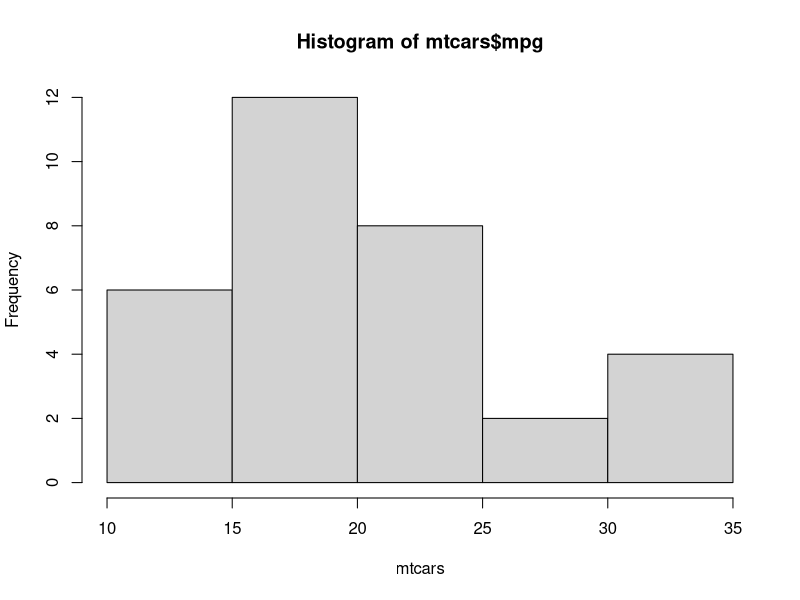
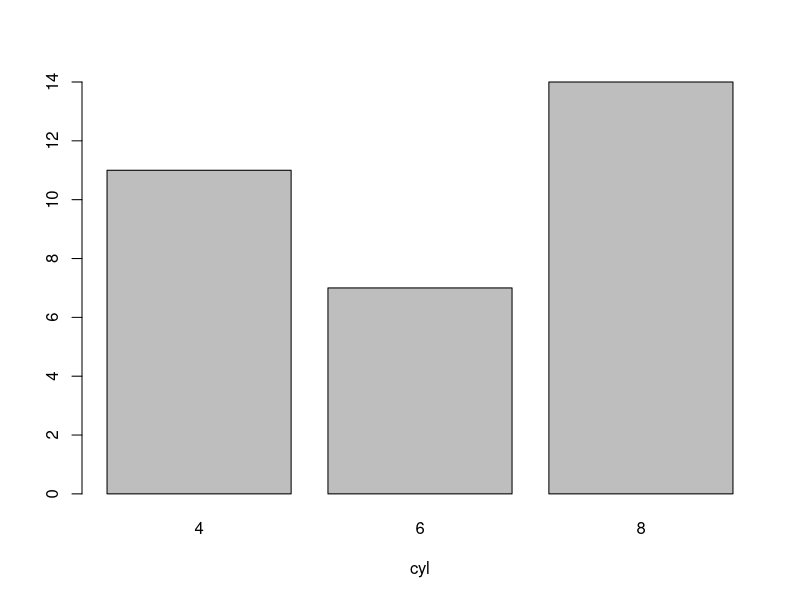
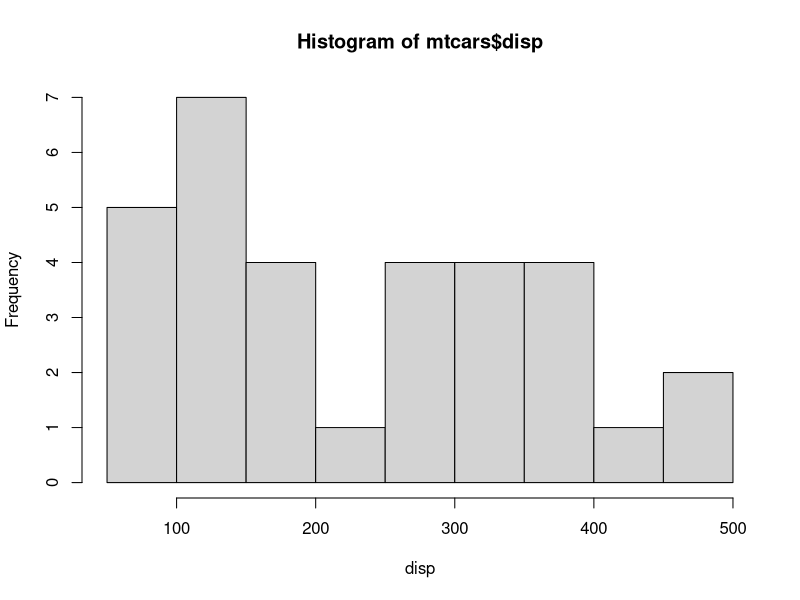
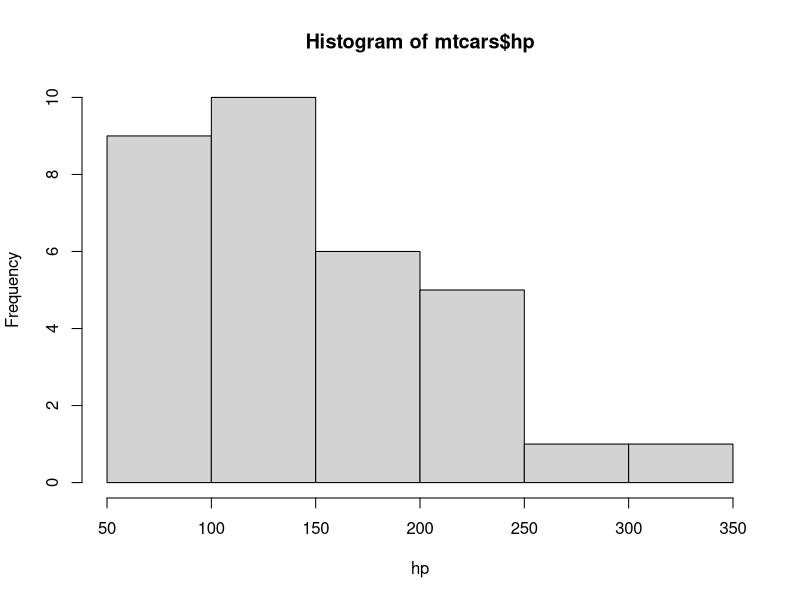
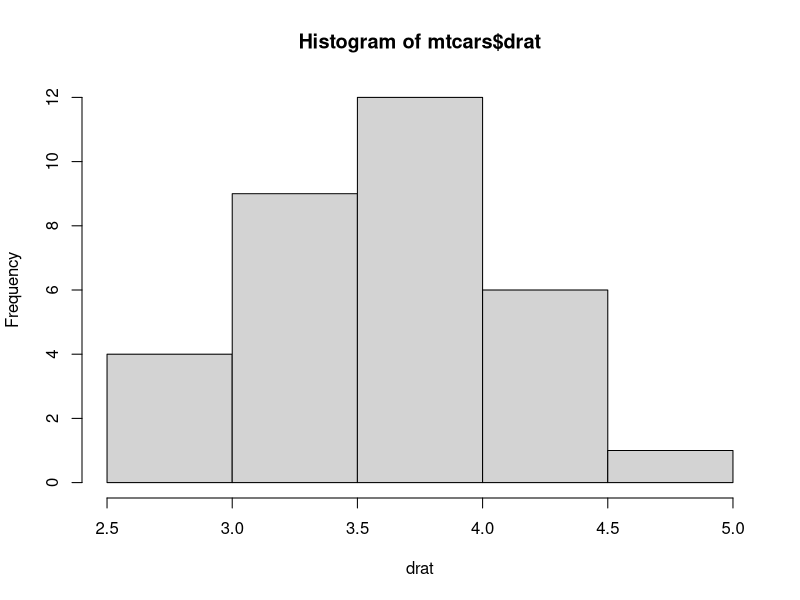
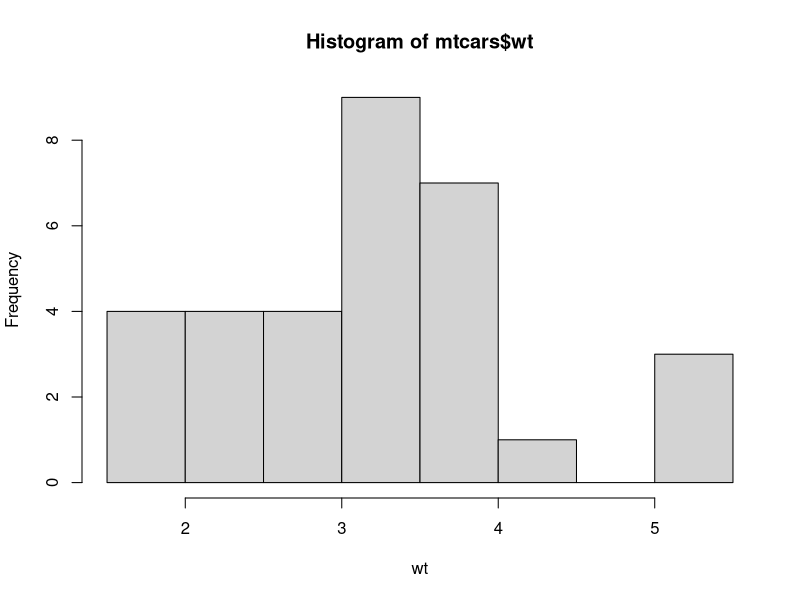
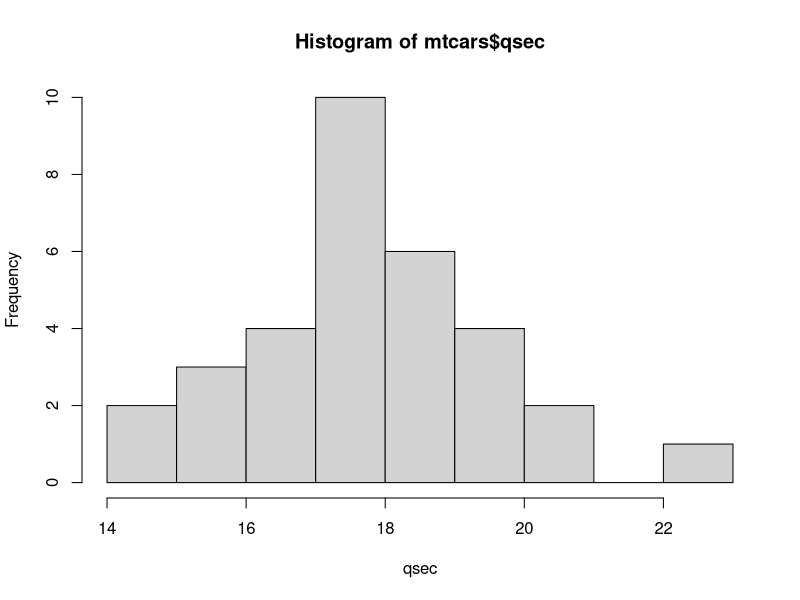
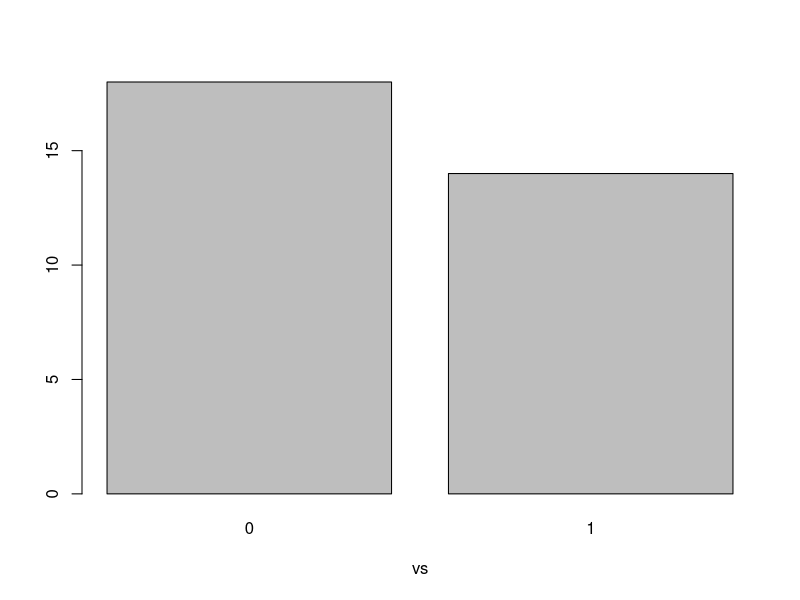

The R script that drew these images, in order:
## ---- chunk 1
knitr::opts_chunk$set(echo = TRUE, fig.width=16, fig.height=9, dpi=150, highlight=T)

require(tidyverse)
require(knitr)
require(gridExtra)
## ---- chunk 2
dat<-read.csv("byHandExample1.csv")

modLm<-lm(y~x,data=dat)
summary(modLm)$coefficients
## ---- chunk 3
modGlm<-glm(y~x,data=dat)
summary(modGlm)$coefficients
## ---- chunk 4
x<-c(-3,-1,0,2,5,6)
y<-c(12,9,11,9,9,6)
dat<-data.frame(x,y)

modLm<-lm(y~x,data=dat)
modGlm<-glm(y~x,data=dat)

summary(modLm)$coefficients
summary(modGlm)$coefficients
## ---- chunk 5
summary(modLm)$r.squared
## ---- chunk 6
yhat<-predict(modLm)
tss<-sum((y-mean(y))^2)
rss<-sum((yhat-mean(y))^2)
r2<-rss/tss

print(r2)
## ---- chunk 7
data(mtcars)

dim(mtcars)
head(mtcars)
## ---- chunk 8
hist(mtcars$mpg,xlab="mtcars")
## ---- chunk 9
barplot(table(mtcars$cyl),xlab="cyl")
## ---- chunk 10
hist(mtcars$disp,xlab="disp")
## ---- chunk 11
hist(mtcars$hp,xlab="hp")
## ---- chunk 12
hist(mtcars$drat,xlab="drat")
## ---- chunk 13
hist(mtcars$wt,xlab="wt")
## ---- chunk 14
hist(mtcars$qsec,xlab="qsec")
## ---- chunk 15
barplot(table(mtcars$vs),xlab="vs")
## ---- chunk 16
barplot(table(mtcars$am),xlab="am")
## ---- chunk 17
barplot(table(mtcars$gear),xlab="gear")
## ---- chunk 18
barplot(table(mtcars$carb),xlab="carb")
## ---- chunk 19
pairs(mtcars)
## ---- chunk 20
modMpg<-glm(mpg~hp+disp+cyl+wt,data=mtcars) # family=binomial is default; no need to specify
summary(modMpg)
## ---- chunk 21
modAm<-glm(am~hp+wt,family=binomial,data=mtcars) # logit link defautl for binomial, no need to specify
summary(modAm)
## ---- chunk 22
# ANOVA
aovMod<-aov(mpg~am,data=mtcars)
# could also use anova(lm(mpg~am, data=mtcars))
summary(aovMod)
## ---- chunk 23
# GLM
glmMod<-glm(mpg~am,data=mtcars)
summary(glmMod)
